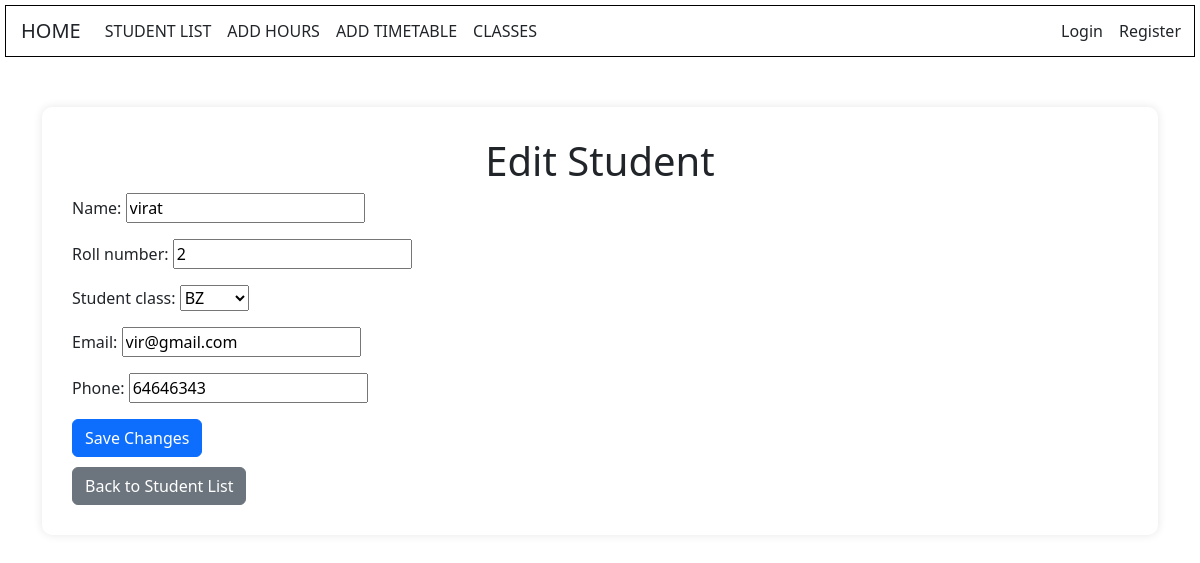
The page /students/students/edit_student/1/ on the database its author committed.
### students/models.py (models this page shows, shortened)
class Student(models.Model):
    name = models.CharField(max_length=100)
    roll_number = models.CharField(max_length=10, unique=True)
    student_class = models.ForeignKey(Class, on_delete=models.CASCADE)
    email = models.EmailField()
    phone = models.CharField(max_length=10)

class Class(models.Model):
    name = models.CharField(max_length=100)
    def __str__(self):
        return self.name

### students/views.py (the view)
# urls.py: path('students/edit_student/<int:pk>/', views.edit_student, name='edit_student'),
def edit_student(request, pk):
    student = get_object_or_404(Student, pk=pk)
    if request.method == 'POST':
        form = StudentForm(request.POST, instance=student)
        if form.is_valid():
            form.save()
            return redirect('student_list')
    else:
        form = StudentForm(instance=student)
    return render(request, 'students/edit_student.html', {'form': form})

### students/forms.py
class StudentForm(forms.ModelForm):
    class Meta:
        model = Student
        fields = ['name', 'roll_number', 'student_class','email','phone']

### students/templates/students/edit_student.html (shortened to what this page needs)
<!DOCTYPE html>
<html>
<head>
    <link href="https://cdn.jsdelivr.net/npm/bootstrap@5.3.2/dist/css/bootstrap.min.css" rel="stylesheet">
</head>
<body>
    {% include 'students/navbar.html' %}
    <div class="container">
        <div class="form-container">
            <h1>Edit Student</h1>
            <form method="post">
                {{ form.as_p }}
                <button type="submit" class="btn btn-primary btn-block">Save Changes</button>
            </form>
            <a href="{% url 'student_list' %}" class="btn btn-secondary btn-block">Back to Student List</a>
        </div>
    </div>
</body>
</html>

### students/templates/students/edit_student.html (style rules this page uses)
body { background-color: #f8f9fa; }
.container { margin-top: 50px; max-width: 600px; }
.form-container { background-color: white; padding: 30px; border-radius: 10px; box-shadow: 0 0 10px rgba(0, 0, 0, 0.1); }
h1 { margin-bottom: 20px; text-align: center; }
.btn-primary { background-color: #007bff; }
.btn-secondary { margin-top: 10px; }

### students/templates/students/navbar.html (style rules this page uses)
body { background:url('https://img.freepik.com/free-vector/beautiful-decorative-soft-colorful-watercolor-texture-background_1055-14290.jpg') no-repeat center center fixed; background-size: cover; }

### rows shown on the page
Student: name "virat", roll_number "2", student_class "BZ", email "vir@gmail.com", phone "64646343"
